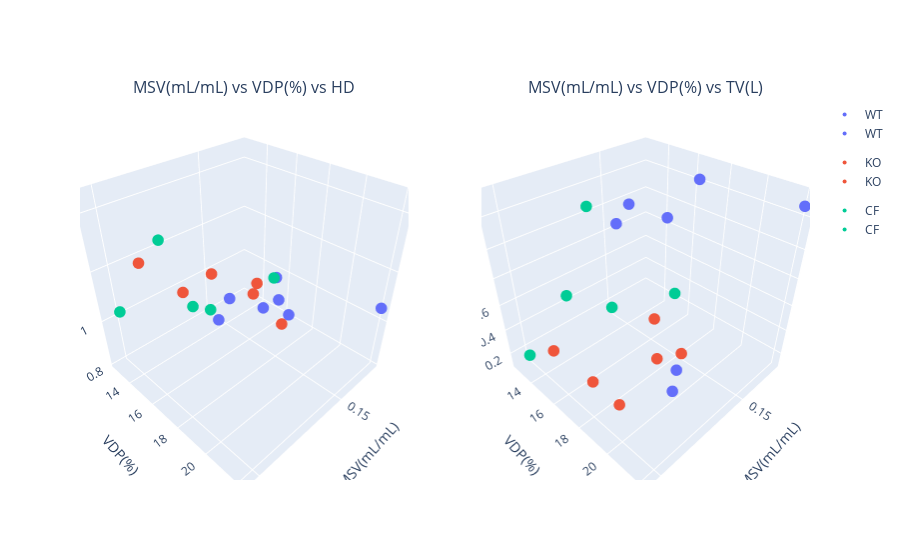

The code cell stored with this chart in its notebook:
### Code cell
corr_3D(df_rat_pa_combine_hd_14, pa_hd_14_labels, ['MSV(mL/mL)','VDP(%)','HD'], ['MSV(mL/mL)','VDP(%)','TV(L)'])

### Figure 1 — Plotly figure (JSON) as saved in the notebook; plotly's stock layout.template omitted (floating-point values rounded to 4 significant figures)
{"data": [{"hovertemplate": "color=WT<br>MSV(mL/mL)=%{x}<br>VDP(%)=%{y}<br>HD=%{z}<extra></extra>", "legendgroup": "WT", "marker": {"color": "#636efa", "size": 4, "symbol": "circle"}, "mode": "markers", "name": "WT", "scene": "scene", "showlegend": true, "type": "scatter3d", "x": [0.17, 0.16, 0.125, 0.139, 0.162, 0.153, 0.16], "y": [19.8, 19, 22.1, 17.7, 15.9, 17.3, 14.7], "z": [1.277, 1.129, 1.057, 0.9257, 1.034, 1.005, 0.8823]}, {"hovertemplate": "color=KO<br>MSV(mL/mL)=%{x}<br>VDP(%)=%{y}<br>HD=%{z}<extra></extra>", "legendgroup": "KO", "marker": {"color": "#EF553B", "size": 4, "symbol": "circle"}, "mode": "markers", "name": "KO", "scene": "scene", "showlegend": true, "type": "scatter3d", "x": [0.15, 0.16, 0.14, 0.19, 0.19, 0.19], "y": [18.3, 17.6, 15.1, 13.1, 18.5, 16.5], "z": [0.9568, 1.146, 0.936, 1.195, 1.323, 1.194]}, {"hovertemplate": "color=CF<br>MSV(mL/mL)=%{x}<br>VDP(%)=%{y}<br>HD=%{z}<extra></extra>", "legendgroup": "CF", "marker": {"color": "#00cc96", "size": 4, "symbol": "circle"}, "mode": "markers", "name": "CF", "scene": "scene", "showlegend": true, "type": "scatter3d", "x": [0.15, 0.2, 0.187, 0.179, 0.205], "y": [12.6, 12.6, 21.4, 15.4, 17.8], "z": [0.8092, 1.02, 1.391, 1.054, 1.453]}, {"hovertemplate": "color=WT<br>MSV(mL/mL)=%{x}<br>VDP(%)=%{y}<br>TV(L)=%{z}<extra></extra>", "legendgroup": "WT", "marker": {"color": "#636efa", "size": 4, "symbol": "circle"}, "mode": "markers", "name": "WT", "scene": "scene2", "showlegend": true, "type": "scatter3d", "x": [0.17, 0.16, 0.125, 0.139, 0.162, 0.153, 0.16], "y": [19.8, 19, 22.1, 17.7, 15.9, 17.3, 14.7], "z": [0.13, 0.137, 1.267, 1.32, 1.205, 1.134, 1.015]}, {"hovertemplate": "color=KO<br>MSV(mL/mL)=%{x}<br>VDP(%)=%{y}<br>TV(L)=%{z}<extra></extra>", "legendgroup": "KO", "marker": {"color": "#EF553B", "size": 4, "symbol": "circle"}, "mode": "markers", "name": "KO", "scene": "scene2", "showlegend": true, "type": "scatter3d", "x": [0.15, 0.16, 0.14, 0.19, 0.19, 0.19], "y": [18.3, 17.6, 15.1, 13.1, 18.5, 16.5], "z": [0.127, 0.12, 0.117, 0.115, 0.116, 0.127]}, {"hovertemplate": "color=CF<br>MSV(mL/mL)=%{x}<br>VDP(%)=%{y}<br>TV(L)=%{z}<extra></extra>", "legendgroup": "CF", "marker": {"color": "#00cc96", "size": 4, "symbol": "circle"}, "mode": "markers", "name": "CF", "scene": "scene2", "showlegend": true, "type": "scatter3d", "x": [0.15, 0.2, 0.187, 0.179, 0.205], "y": [12.6, 12.6, 21.4, 15.4, 17.8], "z": [0.138, 0.132, 1.122, 1.254, 1.014]}], "layout": {"annotations": [{"font": {"size": 16}, "showarrow": false, "text": "MSV(mL/mL) vs VDP(%) vs HD", "x": 0.225, "xanchor": "center", "xref": "paper", "y": 1, "yanchor": "bottom", "yref": "paper"}, {"font": {"size": 16}, "showarrow": false, "text": "MSV(mL/mL) vs VDP(%) vs TV(L)", "x": 0.775, "xanchor": "center", "xref": "paper", "y": 1, "yanchor": "bottom", "yref": "paper"}], "scene": {"aspectmode": "cube", "domain": {"x": [0, 0.45], "y": [0, 1]}, "xaxis": {"title": {"text": "MSV(mL/mL)"}}, "yaxis": {"title": {"text": "VDP(%)"}}, "zaxis": {"title": {"text": "HD"}}}, "scene2": {"domain": {"x": [0.55, 1], "y": [0, 1]}, "xaxis": {"title": {"text": "MSV(mL/mL)"}}, "yaxis": {"title": {"text": "VDP(%)"}}, "zaxis": {"title": {"text": "TV(L)"}}}}}
